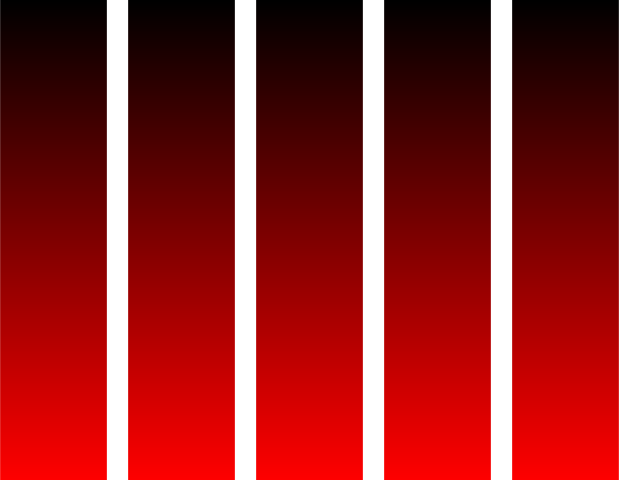
Frame 1 (no input)
Frame 60 (the mouse pressed at the canvas centre just before this capture): identical to frame 1, image omitted
Frame 120 (the mouse held since frame 60 and released just before this capture): identical to frame 1, image omitted

The Processing sketch that drew this single still picture (run headless with seeded random() and noise(); from frame 60 on, the mouse is pressed at the canvas centre):

// Processing sketch: funcionDegradee
// ── funcionDegradee.pde
void setup() {
  size(640, 480);
}
void draw() {
  background(255);  
  // degradee(0, 0, 100, height);
  // degradee(150, 100, 100, height);

  for (int i=0; i<6; i++) {
    degradee(i*width/5, 0, width/6, height);
  }
}
void degradee(int lx, int ly, int ancho, int alto) {
  for (int l=ly; l<ly+alto; l++) { // ajustamos el límite inferior
    float tono = l*255/alto;
    stroke(tono, 0, 0);
    line(lx, l, lx+ancho, l);
  }
}
